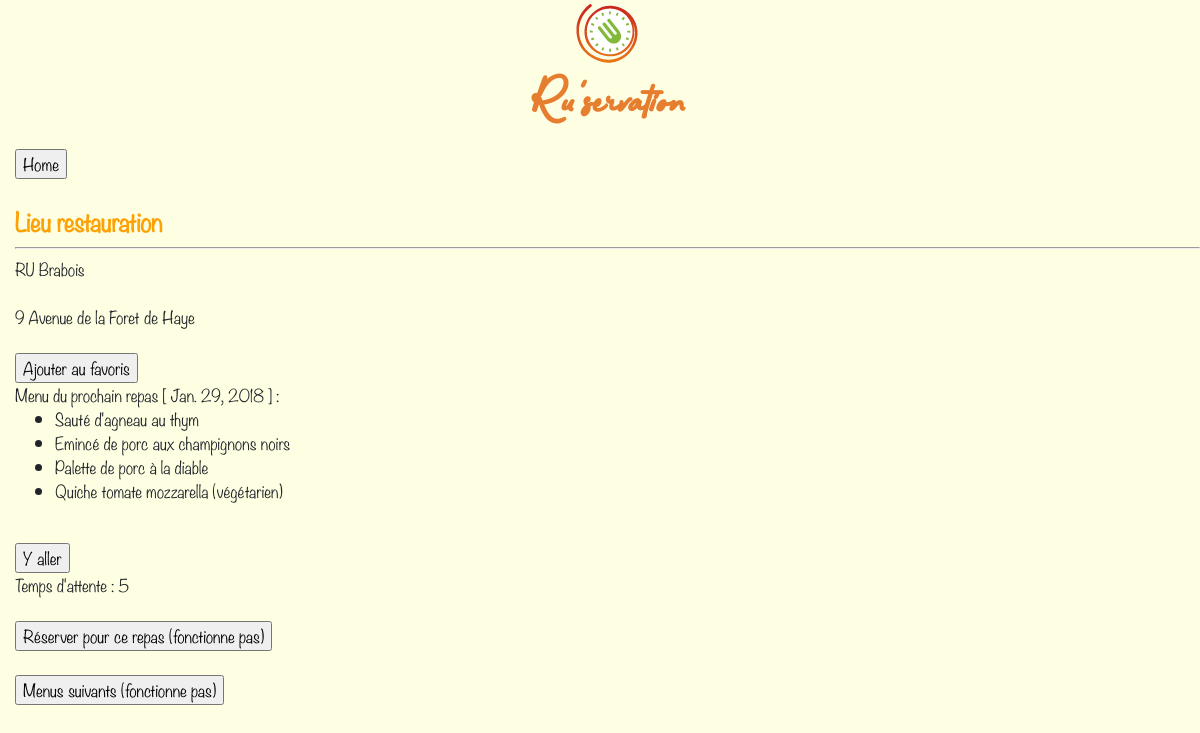
The app's page /appPrincipale/lieuR/1/ with its own data.
### appPrincipale/models.py (models this page shows, shortened)
class LieuRestauration(models.Model):
    nom = models.CharField(max_length=50)
    adresse = models.CharField(max_length=100)
    TYPE = (
     ('RU', 'Restaurant Universitaire'),
     ('BR', 'Brasserie'),
     ('CA', 'Cafétéria'),
     ('FO', 'Foodtruck'),
     ('SA', 'Salle administrative'),
     ('SW', 'Sandwicherie'),
    )
    typeR = models.CharField(null=True, max_length=2, choices=TYPE)
    codePostal = models.CharField(null=True, max_length=6)
    tempsAttente = models.IntegerField(null=True)
    note = models.FloatField(null=True)
    distance = models.FloatField(null=True)
    posX = models.FloatField(null=True)
    posY = models.FloatField(null=True)

class Menu(models.Model):
    lieuRestauration = models.ForeignKey(LieuRestauration)
    date = models.DateField(null=True)
    platPrincipal = models.ManyToManyField(PlatPrincipal, through='MenuPlatPrincipal')
    entree = models.ManyToManyField(Entree, through='MenuEntree')
    fromage = models.ManyToManyField(Fromage, through='MenuFromage')
    dessert = models.ManyToManyField(Dessert, through='MenuDessert')
    boisson = models.ManyToManyField(Boisson, through='MenuBoisson')
    regime = models.ForeignKey(Regime, null=True)
    allergie = models.ForeignKey(Allergie, null=True)

class PlatPrincipal(models.Model):
    nom = models.CharField(max_length=50)
    prix = models.FloatField()
    points = models.IntegerField(null=True)

### appPrincipale/views.py (the view)
# urls.py: url(r'^lieuR/(?P<lieu_id>[0-9]+)/$', views.lieuR, name='lieuR'),
def lieuR(request, lieu_id):
    lieu = LieuRestauration.objects.get(pk=lieu_id)
    menu = get_object_or_404(Menu, lieuRestauration_id = lieu.id)
    menupp = MenuPlatPrincipal.objects.filter(menu_id = menu.id)
    platPrincipal = PlatPrincipal.objects.all()
    return render(request, 'appPrincipale/lieu.html', {'lieu': lieu, 'menu': menu, 'plats': platPrincipal, 'menupp': menupp})

### appPrincipale/templates/appPrincipale/lieu.html (shortened to what this page needs)
{% extends 'appPrincipale/base.html' %}
{% block title %}Lieu restauration{% endblock %}
{% block content %}
  <span> {{ lieu.nom }} </span><br><br>
  <span> {{ lieu.adresse }} </span><br><br>
   <form action="/appPrincipale/addFav/{{ lieu.id }}/{{ user.id }}" method="get">
    <input type="submit" value="Ajouter au favoris"/>
  </form>
  <div>
     <div>
        <span>Menu du prochain repas [ {{ menu.date }} ] :</span><br>
        <span>
        	<ul>
               {% for n in menupp %}
                  {% for m in plats %}
                     {% if n.platPrincipal_id == m.id %}
                         <li>{{ m.nom }}</li>
                     {% endif %}
                  {% endfor %}
               {% endfor %}
            </ul>
        </span>
     </div><br>
     <div>
        <form name="geoLoc" action="/appPrincipale/geoLoc/{{ lieu.id }}/" method="post">
           <input type="submit" value="Y aller">
        </form>
        <span>Temps d'attente : {{ lieu.tempsAttente }}</span>
     </div><br>
     <div>
        <input type="button" value="Réserver pour ce repas (fonctionne pas)"><br>
     </div><br>
     <div>
        <input type="button" value="Menus suivants (fonctionne pas)"><br>
     </div>
  </div>
{% endblock %}

### appPrincipale/templates/appPrincipale/base.html (shortened to what this page needs)
<!DOCTYPE html>
<html>
<head>
  {% load static %}
  <link rel="stylesheet" type="text/css" href="{% static 'css/bootstrap-reboot.css' %}" />
  <link rel="stylesheet" href="{% static 'css/appPrincipale.css' %}">
</head>
<body>
  <header>
    <img class="logo" src="{% static 'img/logo2.png' %}" alt="Logo">
    <h1>Ru'servation</h1>
    <div>
    <form action="/appPrincipale/home/" method="get">
         <input type="submit" value="Home"/>
    </form>
  </div><br>
    <h2>{% block title %}{% endblock %}</h2>
  </header>
  <hr>
  <main>
    {% block content %}
    {% endblock %}
  </main>
</body>
</html>

### appPrincipale/static/css/appPrincipale.css (style rules this page uses)
body { padding-left: 15px; font-family: "Noteworthy"; background-color: #fefee2; }
h2 { color: #FCA205; }
img.logo { display: block; margin-left: auto; margin-right: auto; }
h1 { font-size: 50px; font-family: "Bahagia"; color: #e67e30; text-align: center; }

### records on screen
LieuRestauration: nom "RU Brabois", adresse "9 Avenue de la Foret de Haye", tempsAttente "5"
Menu: date "Jan. 29, 2018"
PlatPrincipal: nom "Sauté d'agneau au thym"
PlatPrincipal: nom "Emincé de porc aux champignons noirs"
PlatPrincipal: nom "Palette de porc à la diable"
PlatPrincipal: nom "Quiche tomate mozzarella (végétarien)"
